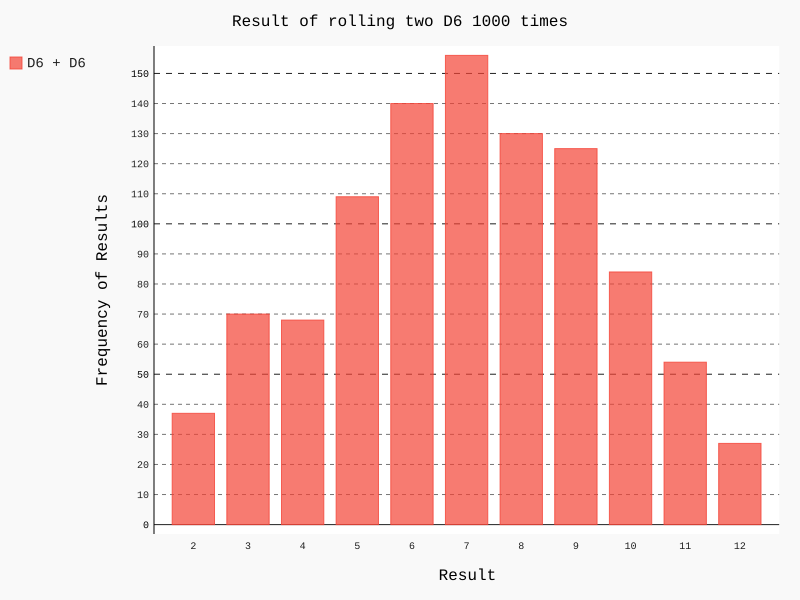

Reproduce this figure in Python.
'''
@Author: your name
@Date: 2020-07-29 14:25:02
@LastEditTime: 2020-07-29 14:34:47
@LastEditors: Please set LastEditors
@Description: In User Settings Edit
@FilePath: \learn_matplotlib\dice_visual.py
'''
import pygal

from die import Die

die_1 = Die()
die_2 = Die()

# 掷几次骰子同时把结果保存在results中
results = []

for roll_number in range(1000):
    result = die_1.roll() + die_2.roll()
    results.append(result)

frequencies = []

max_result = die_1.number_sides + die_2.number_sides

for value in range(2, max_result + 1):
    frequency = results.count(value)
    frequencies.append(frequency)

# 对结果进行可视化
line_chart = pygal.Bar()

line_chart.title = "Result of rolling two D6 1000 times"
line_chart.x_labels = list(range(2, max_result + 1))  # 设置2~12的x标签
line_chart.x_title = "Result"
line_chart.y_title = "Frequency of Results"

line_chart.add("D6 + D6", frequencies)
line_chart.render_to_file('dice_visual.svg')
